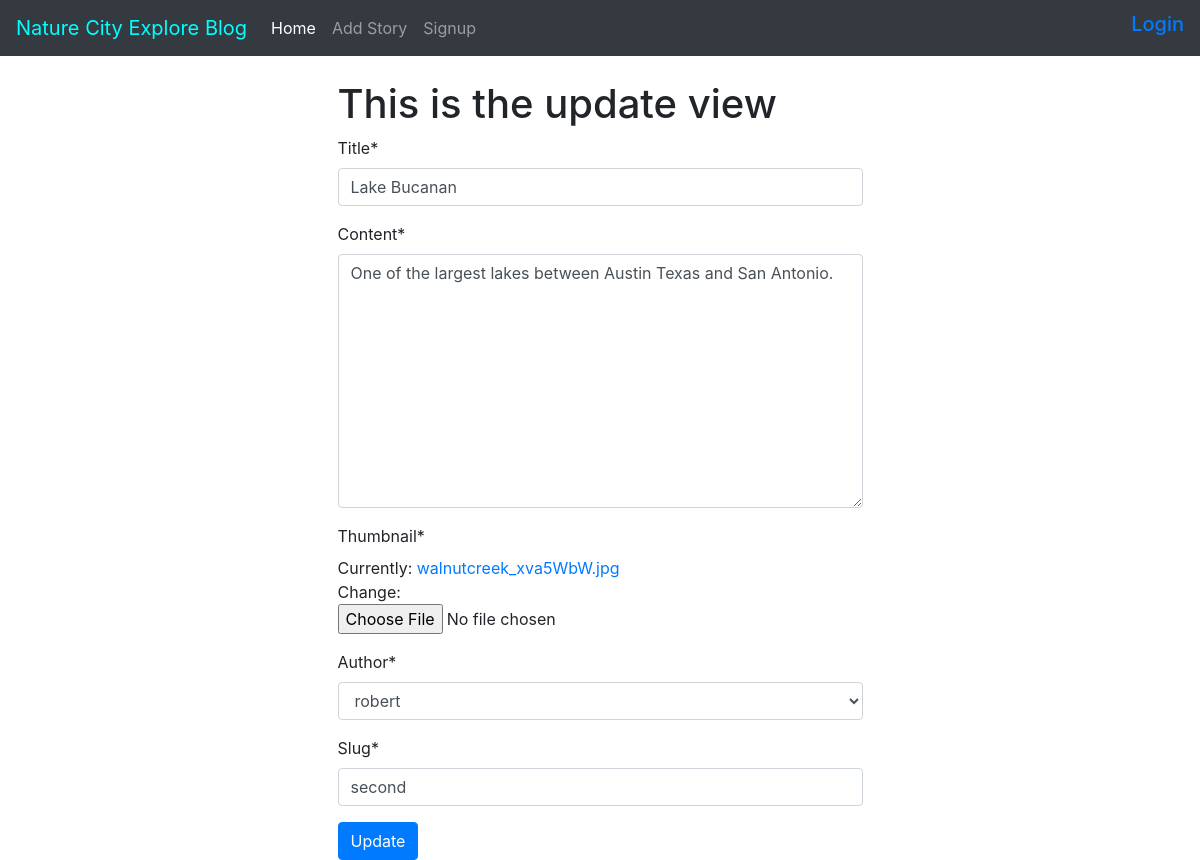
/second/update/, run on the app's committed database.
### posts/models.py (models this page shows, shortened)
class Post(models.Model):
    title = models.CharField(max_length=100)
    content = models.TextField()
    thumbnail = models.ImageField()
    publish_date = models.DateTimeField(auto_now_add=True)
    last_updated = models.DateTimeField(auto_now=True)
    author = models.ForeignKey(User, on_delete=models.CASCADE)
    slug = models.SlugField()

### posts/views.py (the view)
# urls.py: path('<slug>/update/', PostUpdateView.as_view(), name='update'),
class PostUpdateView(UpdateView):
    form_class = PostForm
    model = Post
    success_url = '/'
    def get_context_data(self, **kwargs):
        context = super().get_context_data(**kwargs)
        context.update({
            'view_type': 'update'
        })
        return context

### posts/forms.py
class PostForm(forms.ModelForm):
    class Meta:
        model = Post
        fields = ('__all__')

### posts/models.py (called while the page is built)
    def __str__(self):
        return self.username

### posts/templates/posts/post_form.html (shortened to what this page needs)
{% extends 'posts/base.html' %}
{% load crispy_forms_tags %}
{% block content %}
<div class='container'>
    <div class='col-md-6 offset-md-3'>
        <h1>This is the {{ view_type }} view</h1>
        <form method="POST" enctype='multipart/form-data'>
         {{ form|crispy }}
         <button class='btn btn-primary' type="submit">{{ view_type|title }}</button>
     </form>
    </div>
</div>
{% endblock %}

### data on the page
Post: title "Lake Bucanan", content "One of the largest lakes between Austin Texas and San Antonio.", author "robert", slug "second"

### other printed values
{{ view_type }} "update"
{{ view_type|title }} "Update"
